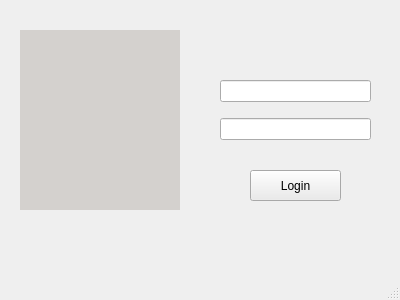
<?xml version="1.0" encoding="UTF-8"?>
<ui version="4.0">
 <class>login</class>
 <widget class="QMainWindow" name="login">
  <property name="geometry">
   <rect>
    <x>0</x>
    <y>0</y>
    <width>400</width>
    <height>300</height>
   </rect>
  </property>
  <property name="windowTitle">
   <string>Login</string>
  </property>
  <widget class="QWidget" name="centralwidget">
   <widget class="QWidget" name="verticalLayoutWidget">
    <property name="geometry">
     <rect>
      <x>200</x>
      <y>50</y>
      <width>191</width>
      <height>121</height>
     </rect>
    </property>
    <layout class="QVBoxLayout" name="verticalLayout">
     <property name="leftMargin">
      <number>20</number>
     </property>
     <property name="topMargin">
      <number>20</number>
     </property>
     <property name="rightMargin">
      <number>20</number>
     </property>
     <property name="bottomMargin">
      <number>20</number>
     </property>
     <item>
      <widget class="QLineEdit" name="username_tb"/>
     </item>
     <item>
      <widget class="QLineEdit" name="password_tb"/>
     </item>
    </layout>
   </widget>
   <widget class="QPushButton" name="login_btn">
    <property name="geometry">
     <rect>
      <x>250</x>
      <y>170</y>
      <width>91</width>
      <height>31</height>
     </rect>
    </property>
    <property name="styleSheet">
     <string notr="true">background-color: rgb(235, 235, 235);
border-color: rgb(235, 235, 235);
</string>
    </property>
    <property name="text">
     <string>Login</string>
    </property>
   </widget>
   <widget class="QLabel" name="login_lbl">
    <property name="geometry">
     <rect>
      <x>20</x>
      <y>30</y>
      <width>160</width>
      <height>180</height>
     </rect>
    </property>
    <property name="styleSheet">
     <string notr="true">background-color: rgb(212, 209, 206);</string>
    </property>
    <property name="text">
     <string/>
    </property>
    <property name="alignment">
     <set>Qt::AlignCenter</set>
    </property>
    <property name="margin">
     <number>10</number>
    </property>
   </widget>
  </widget>
  <widget class="QMenuBar" name="menubar">
   <property name="geometry">
    <rect>
     <x>0</x>
     <y>0</y>
     <width>400</width>
     <height>22</height>
    </rect>
   </property>
  </widget>
  <widget class="QStatusBar" name="statusbar"/>
 </widget>
 <resources/>
 <connections/>
</ui>
